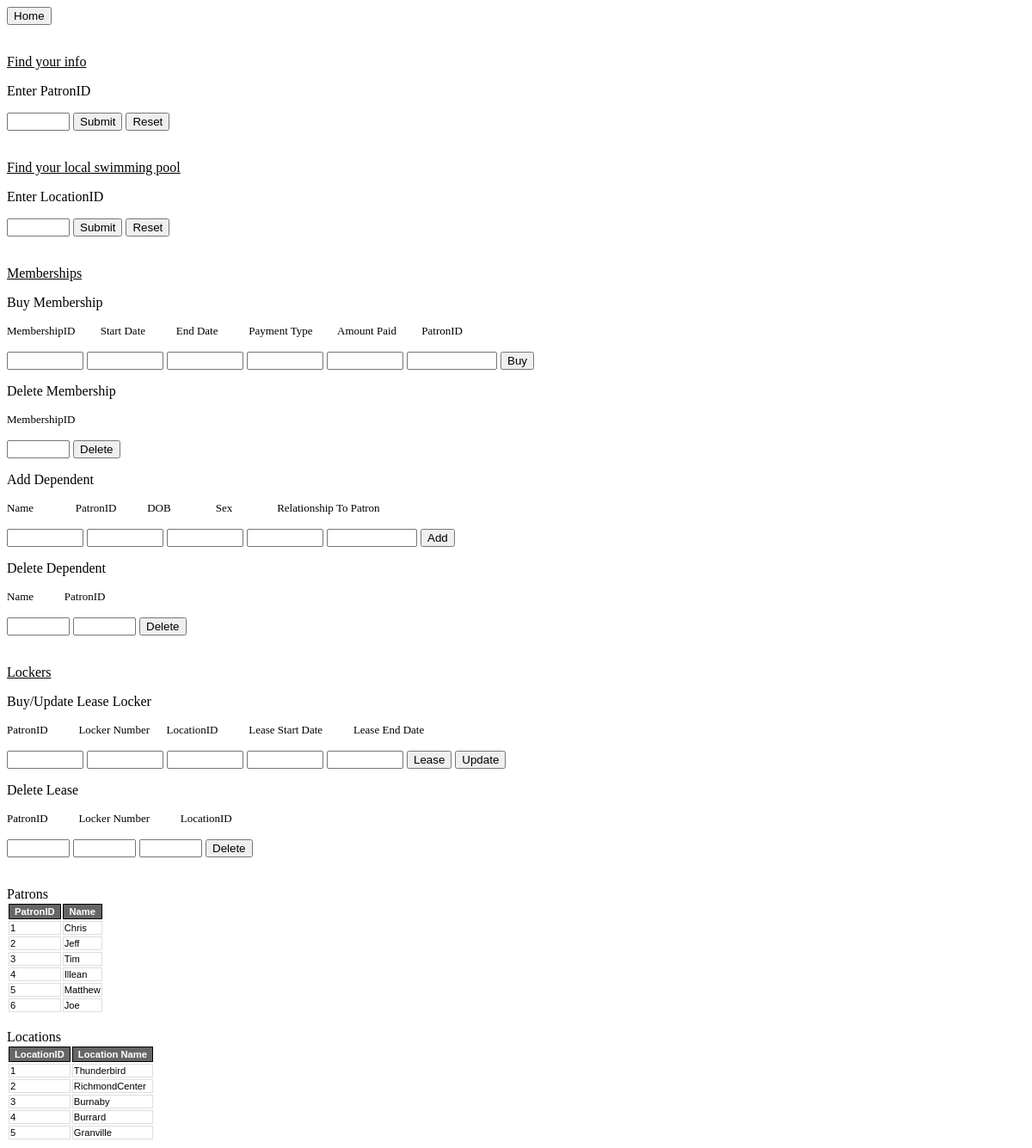
The page /patron.php on the database its author committed.
### tables this page shows
CREATE TABLE Patron(
	PatronID INTEGER,
	Name CHAR(30),
	DOB DATE,
	Sex CHAR(1),
	Phone_Number CHAR(10),
	Postal_Code CHAR(6) NOT NULL,
	PRIMARY KEY (PatronID),
	FOREIGN KEY (Postal_Code) REFERENCES Address(Postal_Code));

CREATE TABLE Location(
	LocationID INTEGER,
	Location_Name CHAR(30),
	Opening_Time SMALLINT,
	Closing_Time SMALLINT,
	Phone_Number CHAR(10),
	Postal_Code CHAR(6) NOT NULL,
	PRIMARY KEY (LocationID),
	UNIQUE (Phone_Number),
	UNIQUE (Location_Name, Postal_Code),
	FOREIGN KEY (Postal_Code) REFERENCES Address(Postal_Code));

### patron.php (the view, shortened to what this page needs)
<p>
<button onclick="window.location.href = 'home.php';">Home</button>
</p>
<u>Find your info</u>
<p>Enter PatronID</p>
<form method="POST" action="patron.php">
<p><input type="text" name="insPatronID" size="6">
<input type="submit" value="Submit" name="selectPatronID">
<input type="submit" value="Reset" name="selectAll"></p>
</form>
<u>Find your local swimming pool</u>
<p>Enter LocationID</p>
<form method="POST" action="patron.php">
<p><input type="text" name="queryLocationID" size="6">
<input type="submit" value="Submit" name="selectLocationID">
<input type="submit" value="Reset" name="selectAll"></p>
</form>
<u>Memberships</u>
<p>Buy Membership</p>
<p>
  <font size="2"> MembershipID&nbsp;&nbsp;&nbsp;&nbsp;&nbsp;&nbsp;&nbsp;&nbsp;
  Start Date&nbsp;&nbsp;&nbsp;&nbsp;&nbsp;&nbsp;&nbsp;&nbsp;&nbsp;&nbsp;
  End Date&nbsp;&nbsp;&nbsp;&nbsp;&nbsp;&nbsp;&nbsp;&nbsp;&nbsp;&nbsp;
  Payment Type&nbsp;&nbsp;&nbsp;&nbsp;&nbsp;&nbsp;&nbsp;&nbsp;
  Amount Paid&nbsp;&nbsp;&nbsp;&nbsp;&nbsp;&nbsp;&nbsp;&nbsp;
  PatronID</font>
</p>
<form method="POST" action="patron.php">
   <p>
      <input type="text" name="insMembershipID_membership" size="8">
      <input type="text" name="insStartDate_membership" size="8">
	  <input type="text" name="insEndDate_membership" size="8">
      <input type="text" name="insPaymentType_membership"size="8">
      <input type="text" name="insAmountPaid_membership"size="8">
      <input type="text" name="insPatronID_membership"size="10">
      <input type="submit" value="Buy" name="insert_membership">
   </p>
</form>
<p> Delete Membership </p>
<p><font size="2">MembershipID</font></p>
<form method="POST" action="patron.php">
   <p>
      <input type="text" name="deletedMembershipID_membership" size="6">
      <input type="submit" value="Delete" name="delete_membership">
   </p>
</form>
<p>Add Dependent</p>
<p>
  <font size="2"> Name&nbsp;&nbsp;&nbsp;&nbsp;&nbsp;&nbsp;&nbsp;&nbsp;&nbsp;&nbsp;&nbsp;&nbsp;&nbsp;&nbsp;
  PatronID&nbsp;&nbsp;&nbsp;&nbsp;&nbsp;&nbsp;&nbsp;&nbsp;&nbsp;&nbsp;
  DOB&nbsp;&nbsp;&nbsp;&nbsp;&nbsp;&nbsp;&nbsp;&nbsp;&nbsp;&nbsp;&nbsp;&nbsp;&nbsp;&nbsp;&nbsp;
  Sex&nbsp;&nbsp;&nbsp;&nbsp;&nbsp;&nbsp;&nbsp;&nbsp;&nbsp;&nbsp;&nbsp;&nbsp;&nbsp;&nbsp;&nbsp;
  Relationship To Patron</font>
</p>
<form method="POST" action="patron.php">
   <p>
     <input type="text" name="insName_dependents" size="8">
      <input type="text" name="insPatronID_dependents" size="8">
      <input type="text" name="insDOB_dependents"size="8">
      <input type="text" name="insSex_dependents"size="8">
      <input type="text" name="insRelationshipToPatron_dependents"size="10">
      <input type="submit" value="Add" name="insert_dependents">
   </p>
</form>
<p> Delete Dependent</p>
<p><font size="2">Name&nbsp;&nbsp;&nbsp;&nbsp;&nbsp;&nbsp;&nbsp;&nbsp;&nbsp;&nbsp;
                  PatronID</font></p>
<form method="POST" action="patron.php">
   <p>
      <input type="text" name="deletedName_dependents" size="6">
      <input type="text" name="deletedPatronID_dependents" size="6">
      <input type="submit" value="Delete" name="delete_dependents">
   </p>
</form>
<u>Lockers</u>
<p>Buy/Update Lease Locker</p>
<p>
  <font size="2">PatronID&nbsp;&nbsp;&nbsp;&nbsp;&nbsp;&nbsp;&nbsp;&nbsp;&nbsp;&nbsp;
  Locker Number&nbsp;&nbsp;&nbsp;&nbsp;&nbsp;
  LocationID&nbsp;&nbsp;&nbsp;&nbsp;&nbsp;&nbsp;&nbsp;&nbsp;&nbsp;&nbsp;
  Lease Start Date&nbsp;&nbsp;&nbsp;&nbsp;&nbsp;&nbsp;&nbsp;&nbsp;&nbsp;&nbsp;
  Lease End Date</font>
</p>
<form method="POST" action="patron.php">
   <p>
      <input type="text" name="insPatronID_patronleaseslocker" size="8">
      <input type="text" name="insLockerNum_patronleaseslocker" size="8">
      <input type="text" name="insLocationID_patronleaseslocker"size="8">
      <input type="text" name="insLeaseStartDate_patronleaseslocker"size="8">
      <input type="text" name="insLeaseEndDate_patronleaseslocker"size="8">
      <input type="submit" value="Lease" name="insert_patronleaseslocker">
	  <input type="submit" value="Update" name="update_patronleaseslocker">
   </p>
</form>
<p>Delete Lease</p>
<p><font size="2">PatronID&nbsp;&nbsp;&nbsp;&nbsp;&nbsp;&nbsp;&nbsp;&nbsp;&nbsp;&nbsp;
                  Locker Number&nbsp;&nbsp;&nbsp;&nbsp;&nbsp;&nbsp;&nbsp;&nbsp;&nbsp;&nbsp;
                  LocationID</font></p>
<form method="POST" action="patron.php">
   <p>
      <input type="text" name="deletedPatronID_patronleaseslocker" size="6">
      <input type="text" name="deletedLockerNum_patronleaseslocker" size="6">
      <input type="text" name="deletedLocationID_patronleaseslocker" size="6">
      <input type="submit" value="Delete" name="delete_patronleaseslocker">
   </p>
</form>
<html>
</html>
<?php
$conn = OpenCon();
function printTable($resultFromSQL, $namesOfColumnsArray, $namesOfSQLArray, $tablename, $id)
{
    echo '<br>'.$tablename.'<br>';
    echo "<table id=$id>";
    echo "<tr>";
    foreach ($namesOfColumnsArray as $name) {
        echo "<th>$name</th>";
    }
    echo "</tr>";
    while ($row = $resultFromSQL->fetch_assoc()) {
        echo "<tr>";
		foreach ($namesOfSQLArray as $name) {
			echo "<td>" . $row["$name"] . "</td>";
		}
        echo "</tr>";
    }
    echo "</table>";
}
if ($conn) {
	if (array_key_exists('selectPatronID', $_POST)) {
		$bind1 = $_POST['insPatronID'];
		$result = $conn->query("select p.Name, p.DOB, p.Sex, p.Phone_Number, p.Postal_Code, a.Street, a.City, a.Province
		from Address a, Patron p
		where p.Postal_Code=a.Postal_Code and p.PatronID=$bind1
		group by p.PatronID, p.Name, p.DOB, p.Sex, p.Phone_Number, p.Postal_Code, a.Street, a.City, a.Province");
		$columnNames = array("Name", "DOB", "Sex", "Phone #", "Postal Code", "Street", "City", "Province");
		$selectNames = array("Name", "DOB", "Sex", "Phone_Number", "Postal_Code", "Street", "City", "Province");
		printTable($result, $columnNames, $selectNames, "Patron", "Patron");
		$result = $conn->query("select m.MembershipID, m.Start_Date, me.End_Date, m.Amount_Paid, m.Payment_Type
		from Membership m, MembershipExpiry me
		where m.PatronID=me.PatronID and m.Start_Date=me.Start_Date and m.PatronID=$bind1");
		$columnNames = array("MembershipID", "Start Date", "End Date", "Amount Paid ($)", "Payment Type");
		$selectNames = array("MembershipID", "Start_Date", "End_Date", "Amount_Paid", "Payment_Type");
		printTable($result, $columnNames, $selectNames, "Memberships", "Membership");
		$result = $conn->query("select Name, DOB, Sex, Relationship_To_Patron from Dependents where PatronID=$bind1");
		$columnNames = array("Name", "DOB", "Sex", "Relationship");
		$selectNames = array("Name", "DOB", "Sex", "Relationship_To_Patron");
		printTable($result, $columnNames, $selectNames, "Dependents", "Dependents");
		$result = $conn->query("select l.LocationID, l.Location_Name, v.visitdate
		from Visits v, Location l
		where v.LocationID=l.LocationID and PatronID=$bind1");
		$columnNames = array("Location ID", "Location", "Date");
		$selectNames = array("LocationID", "Location_Name", "visitdate");
		printTable($result, $columnNames, $selectNames, "Visits", "Visit");
		$result = $conn->query("select l.LocationID, loc.Location_Name, pl.Locker_Num, l.Locker_Condition, pl.Lease_Start_Date, pl.Lease_End_Date
		from Location loc, PatronLeasesLocker pl, Locker l
		where pl.LocationID=loc.LocationID and pl.LocationID=l.LocationID and pl.Locker_Num=l.Locker_Num and pl.PatronID=$bind1");
		$columnNames = array("LocationID", "Location", "Locker Number", "Locker Condition", "Lease Start", "Lease End");
		$selectNames = array("LocationID", "Location_Name", "Locker_Num", "Locker_Condition", "Lease_Start_Date", "Lease_End_Date");
		printTable($result, $columnNames, $selectNames, "Lockers", "PatronLeasesLocker");
	} else {
		$result = $conn->query("select PatronID, Name from Patron");
		$columnNames = array("PatronID", "Name");
		printTable($result, $columnNames, $columnNames, "Patrons", "PatronAll");
		$result = $conn->query("select l.LocationID, l.Location_Name from Location l order by locationID");
	}
} else {
	echo "cannot connect";
}
?>

### patron.php (style rules this page uses)
#PatronAll { width: 5%; }
th { font-family: Arial, Helvetica, sans-serif; font-size: .7em; background: #666; color: #FFF; padding: 2px 6px; border-collapse: separate; border: 1px solid #000; }
td { font-family: Arial, Helvetica, sans-serif; font-size: .7em; border: 1px solid #DDD; color: black; }

### rows shown on the page
patron: PatronID "1", Name "Chris"
patron: PatronID "2", Name "Jeff"
patron: PatronID "3", Name "Tim"
patron: PatronID "4", Name "Illean"
patron: PatronID "5", Name "Matthew"
patron: PatronID "6", Name "Joe"
location: LocationID "1", Location_Name "Thunderbird"
location: LocationID "2", Location_Name "RichmondCenter"
location: LocationID "3", Location_Name "Burnaby"
location: LocationID "4", Location_Name "Burrard"
location: LocationID "5", Location_Name "Granville"

### other values the page prints
$tablename "Patrons Locations"
$name "PatronID"
$name "Name"
$name "LocationID"
$name "Location Name"
